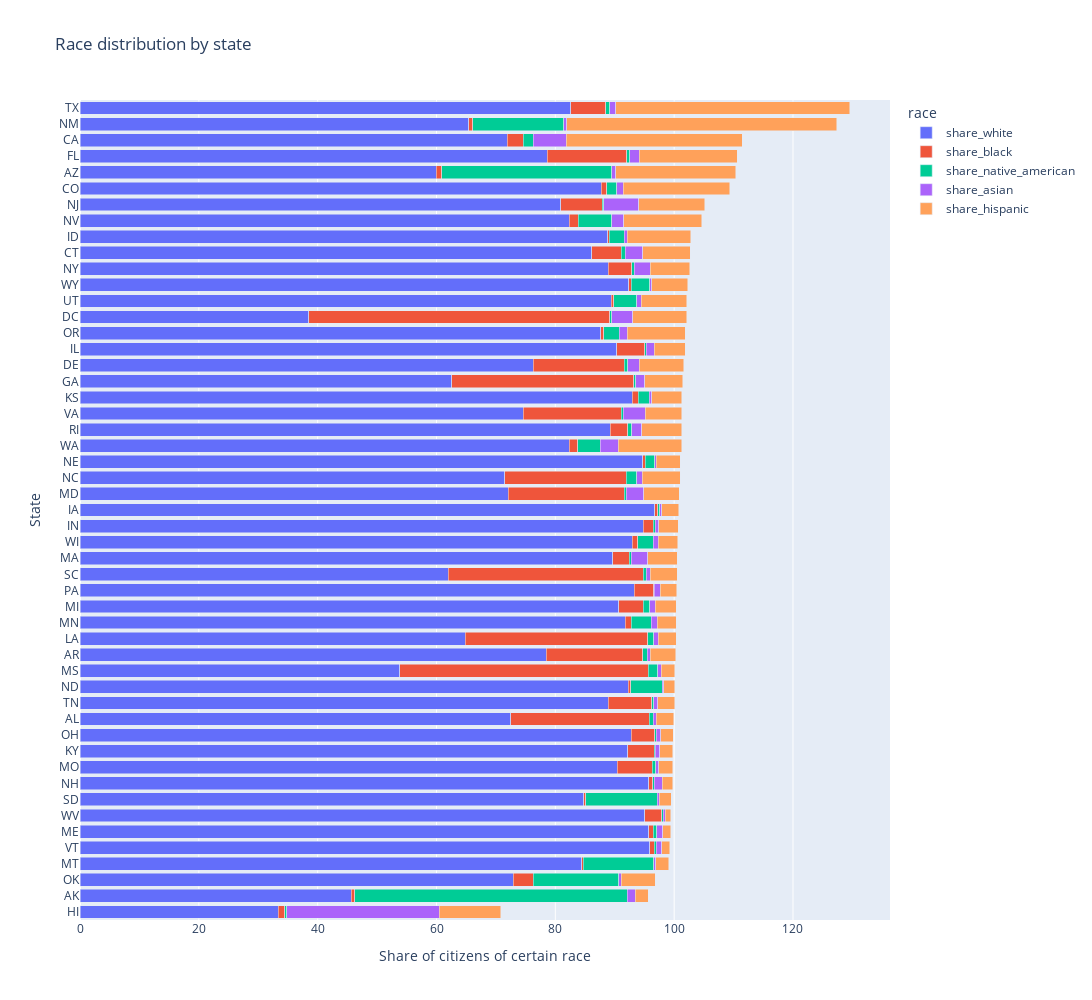

Notebook source saved alongside this figure:
### Code cell
race_state_graph = px.bar(
    race_state_mean_long,
    x="share",
    y="state",
    title="Population race distribution by state",
    color="race",
    orientation="h",
    width=1200,
    height=1000,
)
race_state_graph.update_layout(
    yaxis={"categoryorder": "total ascending"},
    xaxis_title="Share of citizens of certain race",
    yaxis_title="State",
    barmode="stack",
)
race_state_graph.show()

### Figure 1 — Plotly figure (JSON) as saved in the notebook; plotly's stock layout.template omitted (floating-point values rounded to 4 significant figures)
{"data": [{"hovertemplate": "race=share_white<br>share=%{x}<br>state=%{y}<extra></extra>", "legendgroup": "share_white", "marker": {"color": "#636efa", "pattern": {"shape": ""}}, "name": "share_white", "orientation": "h", "showlegend": true, "textposition": "auto", "type": "bar", "x": [45.65, 72.51, 78.45, 59.93, 71.87, 87.77, 86.11, 38.5, 76.25, 78.67, 62.59, 33.37, 96.71, 88.82, 90.36, 94.82, 92.96, 92.23, 64.81, 89.67, 72.12, 95.69, 90.67, 91.8, 90.44, 53.8, 84.48, 71.52, 92.29, 94.72, 95.68, 80.89, 65.42, 82.33, 88.88, 92.8, 72.93, 87.63, 93.25, 89.23, 61.98, 84.82, 88.95, 82.59, 89.44, 74.6, 95.87, 82.38, 92.96, 95.04, 92.37], "xaxis": "x", "y": ["AK", "AL", "AR", "AZ", "CA", "CO", "CT", "DC", "DE", "FL", "GA", "HI", "IA", "ID", "IL", "IN", "KS", "KY", "LA", "MA", "MD", "ME", "MI", "MN", "MO", "MS", "MT", "NC", "ND", "NE", "NH", "NJ", "NM", "NV", "NY", "OH", "OK", "OR", "PA", "RI", "SC", "SD", "TN", "TX", "UT", "VA", "VT", "WA", "WI", "WV", "WY"], "yaxis": "y"}, {"hovertemplate": "race=share_black<br>share=%{x}<br>state=%{y}<extra></extra>", "legendgroup": "share_black", "marker": {"color": "#EF553B", "pattern": {"shape": ""}}, "name": "share_black", "orientation": "h", "showlegend": true, "textposition": "auto", "type": "bar", "x": [0.5673, 23.32, 16.3, 0.9545, 2.692, 0.9177, 4.992, 50.7, 15.39, 13.37, 30.63, 1.071, 0.5635, 0.2952, 4.704, 1.688, 0.9605, 4.421, 30.78, 2.802, 19.46, 0.8198, 4.124, 1.001, 5.879, 41.83, 0.2266, 20.4, 0.3574, 0.4205, 0.7156, 6.975, 0.667, 1.567, 4.008, 3.96, 3.376, 0.5295, 3.27, 2.988, 32.83, 0.29, 7.303, 5.88, 0.385, 16.51, 0.7706, 1.427, 0.9373, 2.915, 0.3995], "xaxis": "x", "y": ["AK", "AL", "AR", "AZ", "CA", "CO", "CT", "DC", "DE", "FL", "GA", "HI", "IA", "ID", "IL", "IN", "KS", "KY", "LA", "MA", "MD", "ME", "MI", "MN", "MO", "MS", "MT", "NC", "ND", "NE", "NH", "NJ", "NM", "NV", "NY", "OH", "OK", "OR", "PA", "RI", "SC", "SD", "TN", "TX", "UT", "VA", "VT", "WA", "WI", "WV", "WY"], "yaxis": "y"}, {"hovertemplate": "race=share_native_american<br>share=%{x}<br>state=%{y}<extra></extra>", "legendgroup": "share_native_american", "marker": {"color": "#00cc96", "pattern": {"shape": ""}}, "name": "share_native_american", "orientation": "h", "showlegend": true, "textposition": "auto", "type": "bar", "x": [45.86, 0.6593, 0.7599, 28.59, 1.723, 1.625, 0.6566, 0.3, 0.5237, 0.4554, 0.3003, 0.3881, 0.2714, 2.525, 0.2618, 0.2758, 1.873, 0.2101, 0.9573, 0.2663, 0.3409, 0.545, 1.077, 3.363, 0.5443, 1.615, 11.87, 1.788, 5.33, 1.56, 0.2875, 0.2571, 15.34, 5.577, 0.3613, 0.215, 14.38, 2.589, 0.1616, 0.6706, 0.4628, 12.03, 0.3166, 0.6589, 3.87, 0.3423, 0.3697, 3.75, 2.62, 0.2002, 3.095], "xaxis": "x", "y": ["AK", "AL", "AR", "AZ", "CA", "CO", "CT", "DC", "DE", "FL", "GA", "HI", "IA", "ID", "IL", "IN", "KS", "KY", "LA", "MA", "MD", "ME", "MI", "MN", "MO", "MS", "MT", "NC", "ND", "NE", "NH", "NJ", "NM", "NV", "NY", "OH", "OK", "OR", "PA", "RI", "SC", "SD", "TN", "TX", "UT", "VA", "VT", "WA", "WI", "WV", "WY"], "yaxis": "y"}, {"hovertemplate": "race=share_asian<br>share=%{x}<br>state=%{y}<extra></extra>", "legendgroup": "share_asian", "marker": {"color": "#ab63fa", "pattern": {"shape": ""}}, "name": "share_asian", "orientation": "h", "showlegend": true, "textposition": "auto", "type": "bar", "x": [1.388, 0.4798, 0.4771, 0.7266, 5.568, 1.155, 2.99, 3.5, 2.0, 1.617, 1.492, 25.65, 0.4008, 0.4877, 1.337, 0.5868, 0.4264, 0.711, 0.7865, 2.853, 2.98, 1.032, 0.9542, 1.026, 0.5499, 0.5461, 0.3189, 0.9263, 0.2935, 0.2919, 1.343, 5.945, 0.4939, 2.007, 2.719, 0.7515, 0.4265, 1.382, 0.989, 1.688, 0.74, 0.3179, 0.6373, 1.015, 0.7709, 3.669, 0.9101, 3.075, 0.7908, 0.3411, 0.3896], "xaxis": "x", "y": ["AK", "AL", "AR", "AZ", "CA", "CO", "CT", "DC", "DE", "FL", "GA", "HI", "IA", "ID", "IL", "IN", "KS", "KY", "LA", "MA", "MD", "ME", "MI", "MN", "MO", "MS", "MT", "NC", "ND", "NE", "NH", "NJ", "NM", "NV", "NY", "OH", "OK", "OR", "PA", "RI", "SC", "SD", "TN", "TX", "UT", "VA", "VT", "WA", "WI", "WV", "WY"], "yaxis": "y"}, {"hovertemplate": "race=share_hispanic<br>share=%{x}<br>state=%{y}<extra></extra>", "legendgroup": "share_hispanic", "marker": {"color": "#FFA15A", "pattern": {"shape": ""}}, "name": "share_hispanic", "orientation": "h", "showlegend": true, "textposition": "auto", "type": "bar", "x": [2.149, 2.98, 4.273, 20.14, 29.65, 17.9, 7.976, 9.1, 7.417, 16.53, 6.415, 10.36, 2.819, 10.7, 5.171, 3.318, 5.072, 2.226, 2.977, 4.946, 5.931, 1.313, 3.535, 3.154, 2.365, 2.322, 2.192, 6.413, 1.823, 4.07, 1.745, 11.12, 45.43, 13.17, 6.629, 2.13, 5.696, 9.777, 2.733, 6.668, 4.475, 2.037, 2.856, 39.36, 7.663, 6.153, 1.38, 10.61, 3.323, 0.9042, 6.018], "xaxis": "x", "y": ["AK", "AL", "AR", "AZ", "CA", "CO", "CT", "DC", "DE", "FL", "GA", "HI", "IA", "ID", "IL", "IN", "KS", "KY", "LA", "MA", "MD", "ME", "MI", "MN", "MO", "MS", "MT", "NC", "ND", "NE", "NH", "NJ", "NM", "NV", "NY", "OH", "OK", "OR", "PA", "RI", "SC", "SD", "TN", "TX", "UT", "VA", "VT", "WA", "WI", "WV", "WY"], "yaxis": "y"}], "layout": {"barmode": "stack", "height": 1000, "legend": {"title": {"text": "race"}, "tracegroupgap": 0}, "title": {"text": "Race distribution by state"}, "width": 1200, "xaxis": {"anchor": "y", "domain": [0, 1], "title": {"text": "Share of citizens of certain race"}}, "yaxis": {"anchor": "x", "categoryorder": "total ascending", "domain": [0, 1], "title": {"text": "State"}}}}
